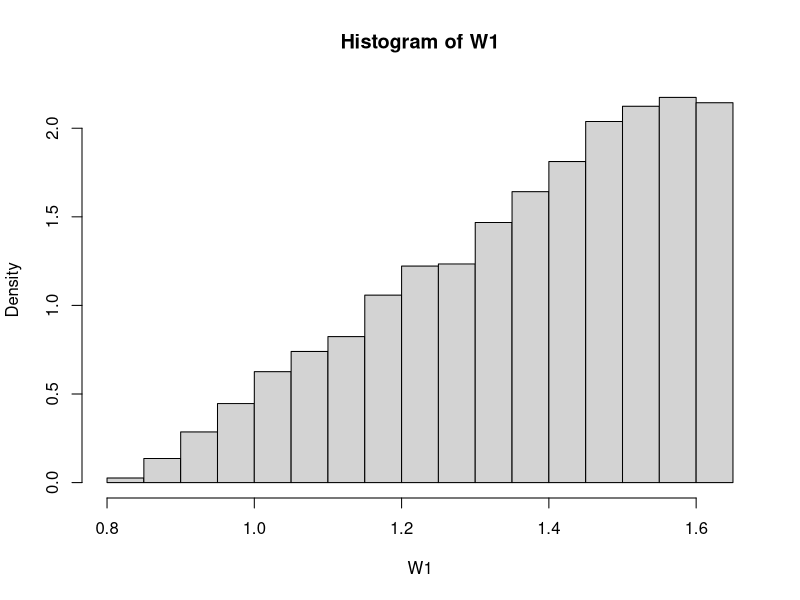
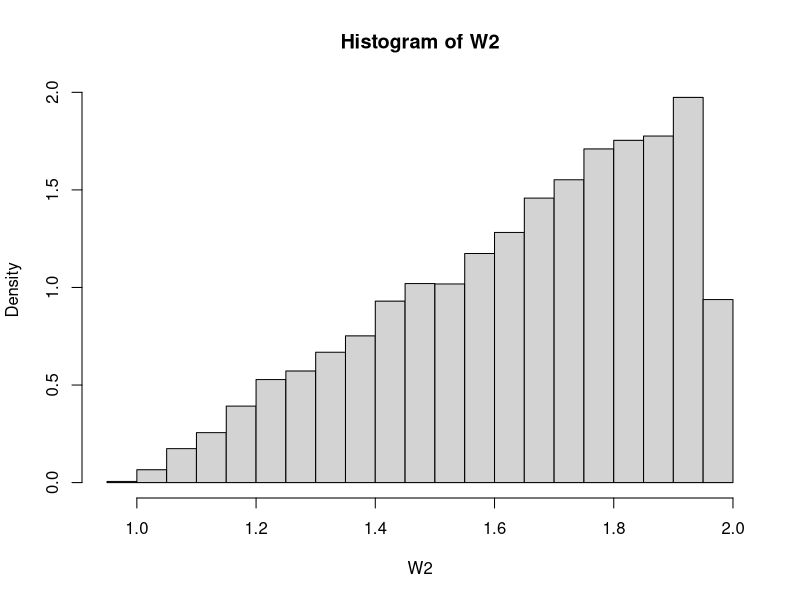

These charts were generated, in order, by the following R code:
mle <- function(x) max(x)/2 # W1
unbiased <- function(x) mle(x) * (2*n+2)/(2*n +1) # W2, unbiased
f_M <- function(t) n/theta * (t/theta - 1)^(n-1) 
f_M <- Vectorize(f_M)
####
theta <- pi^2/6
n <- 2
M <- 10000
####
data.sets <- matrix(runif(n = n*M, min = theta, max = 2*theta), ncol = n, nrow = M)

W1 <- apply(data.sets, 1, mle)
hist(W1, probability = TRUE)
mean(W1)
(2*n +1)/(2*(n+1)) * theta ## the actual E[W1]
theta
var(W1)
( VarW1 <- theta^2/4 * ((4*n^2 + 8*n + 2)/(n^2 + 3*n + 2) - ((2*n +1)/(n+1))^2) )
( biasW1 <- (1-(2*n +1)/(2*n+2))* theta )
VarW1 + biasW1^2 ## MSE W1

W2 <- apply(data.sets, 1, unbiased)
hist(W2, probability = TRUE)
mean(W2)
theta
var(W2) ## MSE W2
## E[W1] = c* theta => W2 = W1/c => Var(W2) = Var(W1)/c^2
## c = 1-biasW1/theta
(1-biasW1/theta)^-2 *  VarW1


# ### Extra
# eccdf <- function(x)
# {
#   x <- sort(x)
#   n <- length(x)
#   if (n < 1)
#     stop("'x' must have 1 or more non-missing values")
#   vals <- sort(unique(x))
#   rval <- approxfun(vals, 1-cumsum(tabulate(match(x, vals)))/n, #[CHANGED]
#                     method = "constant", yleft = 1, yright = 0, f = 0, ties = "ordered")
#   class(rval) <- c("eccdf", "stepfun", class(rval)) #[CHANGED]
#   attr(rval, "call") <- sys.call()
#   rval
# }
# 
# Ff2 <- function(y)  1- (y/theta - 1)^n
# 
# Ms <- apply(data.sets, 1, max)
# mean(Ms)
# plot(eccdf(Ms))
# curve(Ff2, theta, 2*theta, lwd = 2, col = 2, lty = 2, add = TRUE)
# 
# 
# (2*n + 1)/(n + 1) * theta
# n/(n + 1)* theta
# 
# var(Ms)
